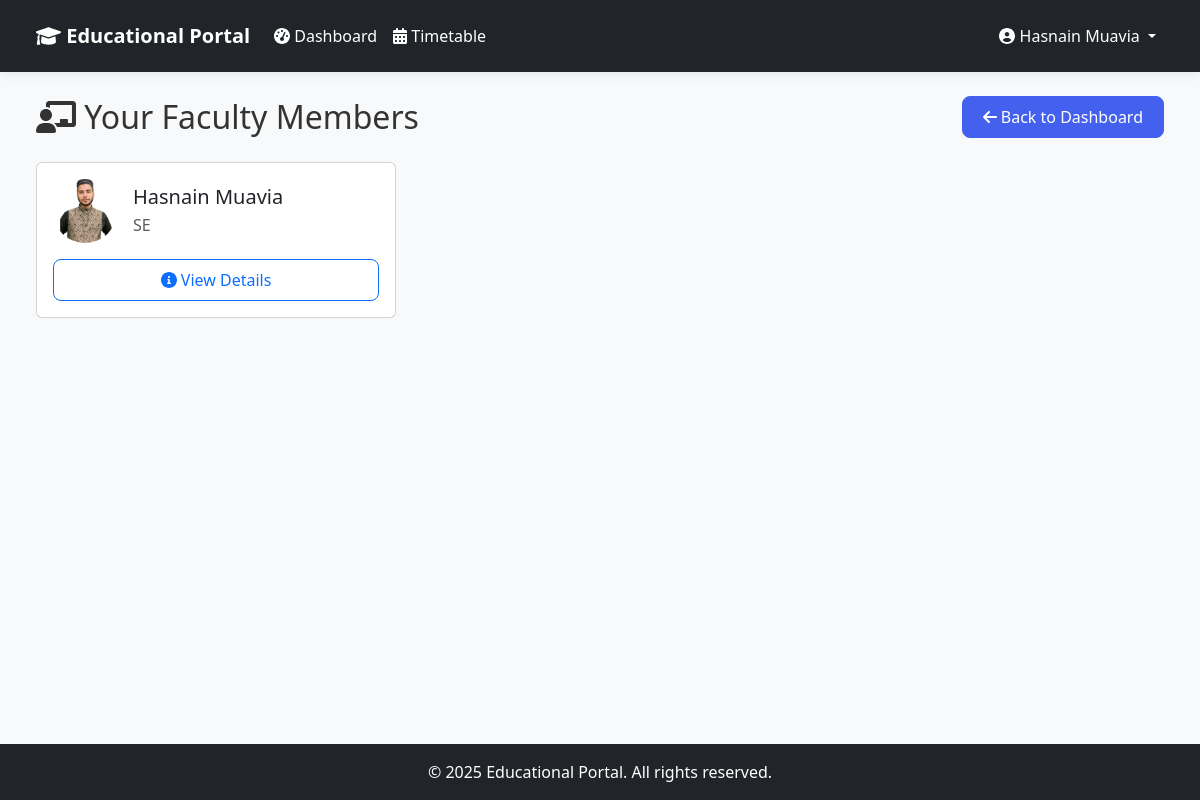
Page /student-dashboard/faculty/ (signed in) on the committed database.
### core/models.py (models this page shows, shortened)
class User(AbstractUser):
    role = models.CharField(
        max_length=10,
        choices=Role.choices,
        default=Role.STUDENT,
    )
    def is_faculty(self):
        return self.role == Role.FACULTY
    def is_student(self):
        return self.role == Role.STUDENT

class Faculty(models.Model):
    user = models.OneToOneField(User, on_delete=models.CASCADE, related_name='faculty_profile')
    profile_picture = models.ImageField(upload_to='faculty/', null=True, blank=True)
    department = models.CharField(max_length=100, blank=True, null=True)
    phone = models.CharField(max_length=20, blank=True, null=True)

### student_dashboard/views.py (the view, shortened to what this page needs)
# urls.py: path('faculty/', views.view_faculty, name='student_view_faculty'),
@login_required
@user_passes_test(is_student)
def view_faculty(request, faculty_id=None):
    student = get_object_or_404(Student, user=request.user)
    student_courses = student.courses.all()
    faculty_list = Faculty.objects.filter(course_assignments__course__in=student_courses).distinct()
    context = {
        'faculty_list': faculty_list,
    }
    return render(request, 'student_dashboard/faculty_list.html', context)

### student_dashboard/views.py (called while the page is built)
def is_student(user):
    return user.is_authenticated and user.is_student()

### templates/student_dashboard/faculty_list.html (shortened to what this page needs)
{% extends 'base.html' %}
{% block content %}
<div class="container-fluid">
    <div class="d-flex justify-content-between align-items-center mb-4">
        <h2 class="mb-0"><i class="fas fa-chalkboard-teacher"></i> Your Faculty Members</h2>
        <a href="{% url 'student_dashboard' %}" class="btn btn-primary">
            <i class="fas fa-arrow-left"></i> Back to Dashboard
        </a>
    </div>
    <div class="row g-4">
        {% for faculty in faculty_list %}
        <div class="col-12 col-md-6 col-lg-4">
            <div class="card h-100">
                <div class="card-body">
                    <div class="d-flex align-items-center mb-3">
                        <div class="flex-shrink-0">
                            {% if faculty.profile_picture %}
                            <img src="{{ faculty.profile_picture.url }}" alt="{{ faculty.user.get_full_name }}" class="rounded-circle" style="width: 64px; height: 64px; object-fit: cover;">
                            {% else %}
                            <div class="avatar-circle bg-primary text-white" style="width: 64px; height: 64px; font-size: 1.5rem;">
                                {{ faculty.user.first_name|first|upper }}{{ faculty.user.last_name|first|upper }}
                            </div>
                            {% endif %}
                        </div>
                        <div class="flex-grow-1 ms-3">
                            <h5 class="card-title mb-1">{{ faculty.user.get_full_name }}</h5>
                            <p class="text-muted mb-0">{{ faculty.department|default:"No Department" }}</p>
                        </div>
                    </div>
                    <div class="d-grid">
                        <a href="{% url 'student_faculty_details' faculty.id %}" class="btn btn-outline-primary">
                            <i class="fas fa-info-circle"></i> View Details
                        </a>
                    </div>
                </div>
            </div>
        </div>
        {% empty %}
        <div class="col-12">
            <div class="alert alert-info">
                <i class="fas fa-info-circle"></i> No faculty members are teaching your courses.
            </div>
        </div>
        {% endfor %}
    </div>
</div>
{% endblock %}

### templates/base.html (shortened to what this page needs)
<!DOCTYPE html>
<html lang="en">
<head>
    <link href="https://cdn.jsdelivr.net/npm/bootstrap@5.3.0/dist/css/bootstrap.min.css" rel="stylesheet">
    {% load static %}
    <link href="{% static 'css/style.css' %}" rel="stylesheet">
</head>
<body class="d-flex flex-column min-vh-100">
    <nav class="navbar navbar-expand-lg navbar-dark bg-dark">
        <div class="container-fluid">
            <a class="navbar-brand" href="{% url 'home' %}">
                <i class="fas fa-graduation-cap"></i> Educational Portal
            </a>
            {% if user.is_authenticated %}
            <div class="collapse navbar-collapse" id="navbarNav">
                <ul class="navbar-nav me-auto">
                    {% if user.is_superuser %}
                    <li class="nav-item">
                        <a class="nav-link {% if request.resolver_match.url_name == 'admin_dashboard' %}active{% endif %}" href="{% url 'admin_dashboard' %}">
                            <i class="fas fa-tachometer-alt"></i> Dashboard
                        </a>
                    </li>
                    <li class="nav-item">
                        <a class="nav-link {% if request.resolver_match.url_name == 'manage_courses' %}active{% endif %}" href="{% url 'manage_courses' %}">
                            <i class="fas fa-book"></i> Courses
                        </a>
                    </li>
                    <li class="nav-item">
                        <a class="nav-link {% if request.resolver_match.url_name == 'manage_students' %}active{% endif %}" href="{% url 'manage_students' %}">
                            <i class="fas fa-user-graduate"></i> Students
                        </a>
                    </li>
                    <li class="nav-item">
                        <a class="nav-link {% if request.resolver_match.url_name == 'manage_faculty' %}active{% endif %}" href="{% url 'manage_faculty' %}">
                            <i class="fas fa-chalkboard-teacher"></i> Faculty
                        </a>
                    </li>
                    {% elif user.is_faculty %}
                    <li class="nav-item">
                        <a class="nav-link {% if request.resolver_match.url_name == 'faculty_dashboard' %}active{% endif %}" href="{% url 'faculty_dashboard' %}">
                            <i class="fas fa-tachometer-alt"></i> Dashboard
                        </a>
                    </li>
                    {% else %}
                    <li class="nav-item">
                        <a class="nav-link {% if request.resolver_match.url_name == 'student_dashboard' %}active{% endif %}" href="{% url 'student_dashboard' %}">
                            <i class="fas fa-tachometer-alt"></i> Dashboard
                        </a>
                    </li>
                    <li class="nav-item">
                        <a class="nav-link {% if request.resolver_match.url_name == 'student_timetable' %}active{% endif %}" href="{% url 'student_timetable' %}">
                            <i class="fas fa-calendar-alt"></i> Timetable
                        </a>
                    </li>
                    {% endif %}
                </ul>
                <div class="navbar-nav">
                    <li class="nav-item dropdown">
                        <a class="nav-link dropdown-toggle" href="#" id="navbarDropdown" role="button" data-bs-toggle="dropdown">
                            <i class="fas fa-user-circle"></i> {{ user.get_full_name|default:user.username }}
                        </a>
                    </li>
                </div>
            </div>
            {% endif %}
        </div>
    </nav>
    <main class="flex-grow-1 py-4">
        <div class="container-fluid px-4">
            {% block content %}
            {% endblock %}
        </div>
    </main>
    <footer class="footer mt-auto py-3 bg-dark text-white">
        <div class="container text-center">
            <p class="mb-0">&copy; {% now "Y" %} Educational Portal. All rights reserved.</p>
        </div>
    </footer>
</body>
</html>

### static/css/style.css (style rules this page uses)
body { min-height: 100vh; display: flex; flex-direction: column; background-color: #f8f9fa; font-family: 'Poppins', 'Segoe UI', Roboto, 'Helvetica Neue', Arial, sans-serif; color: #333; margin: 0; padding: 0; }
main { flex: 1; display: flex; flex-direction: column; }
:root { --primary-color: #4361ee; --primary-dark: #3a56d4; --secondary-color: #6c757d; --success-color: #198754; --info-color: #0dcaf0; --warning-color: #ffc107; --danger-color: #dc3545; --light-color: #f8f9fa; --dark-color: #212529; --text-color: #333; --text-muted: #6c757d; --border-radius: 10px; --box-shadow: 0 10px 30px rgba(0, 0, 0, 0.1); }
.navbar { box-shadow: 0 2px 10px rgba(0, 0, 0, 0.08); background-color: #212529; padding: 0.75rem 1.5rem; }
.navbar-dark .navbar-nav .nav-link, .navbar-dark .navbar-brand, .navbar-dark .nav-link { color: #fff !important; }
.navbar-brand { font-weight: 700; color: var(--primary-color); }
.nav-link { font-weight: 500; color: var(--dark-color); padding: 0.75rem 1rem; transition: all 0.3s ease; }
.btn { font-weight: 500; padding: 0.5rem 1.25rem; border-radius: 8px; transition: all 0.3s ease; }
.btn-primary { background-color: var(--primary-color); border-color: var(--primary-color); }
.footer { background-color: #343a40; color: #fff; padding: 1.5rem 0; }
.fade-in { animation: fadeIn 0.5s ease-out; }

### rows in the picture
User: get_full_name "Hasnain Muavia"
Faculty: profile_picture (picture), user.get_full_name "Hasnain Muavia", department "SE"
